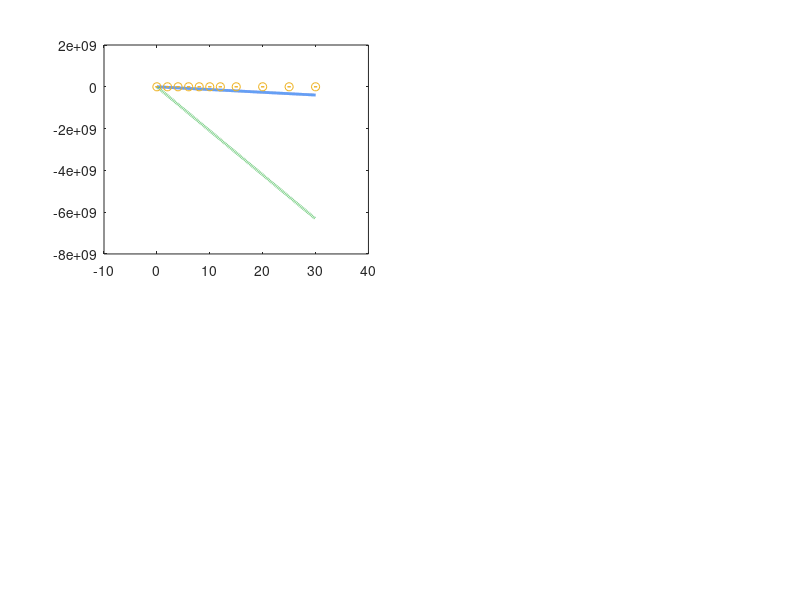

This figure's MATLAB source: (Note: this script raises an error after producing the figure.)
% carreau_yasuda_flow.m
%
% Implements the Carreau-Yasuda (CY) non-Newtonian capillary flow model
% and validates it against experimental flow-front position data (n = 10 chips).
% Also compares against the Newtonian assumption.
% Reproduces Figure 3 of the manuscript.
%
% Key results (manuscript Section 3.2 / Figure 3):
%   CY model:        RMSE = 7.3%,  R2 = 0.994
%   Newtonian model: RMSE = 23.1%, R2 = 0.871
%   Mean eta_eff = 8.9 mPa.s in operating shear-rate window (20-50 s^-1)
%   Wall shear stress: mean 0.94 Pa, peak 1.83 Pa (<4 Pa haemolysis threshold)
%   Theoretical flow rate: 6.4 uL/min (experimental: 6.1-6.8 uL/min)
%
% Carreau-Yasuda model:
%   eta(gamma_dot) = eta_inf + (eta_0 - eta_inf) * (1 + (lambda*gamma_dot)^a)^((n-1)/a)
%
% Reference: Hassan et al., manuscript Section 3.3 and Figure 3.

clear; clc; close all;

%% --- Carreau-Yasuda fluid parameters for whole blood -------------------
eta_0    = 0.056;   % Pa.s  zero-shear viscosity
eta_inf  = 0.0035;  % Pa.s  infinite-shear viscosity (plasma-like)
lambda   = 3.313;   % s     relaxation time
a_CY     = 2.0;     % transition parameter
n_CY     = 0.3568;  % power-law index

% Newtonian reference viscosity (infinite-shear approximation)
eta_newt = eta_inf; % Pa.s

%% --- Channel and surface geometry --------------------------------------
channel_length = 45e-3;    % m  (45 mm)
channel_width  = 150e-6;   % m  (inter-pillar gap, used as hydraulic diameter basis)
channel_height = 0.45e-3;  % m
r_h = (channel_width * channel_height) / (2 * (channel_width + channel_height)); % hydraulic radius

theta_contact  = 25.3;     % degrees (SiNP-chitosan surface)
gamma_blood    = 0.058;    % N/m  blood surface tension

% Laplace capillary driving pressure (positive = driving force)
dP_cap = -2 * gamma_blood * cosd(theta_contact) / r_h;  % Pa
fprintf('Capillary driving pressure: %.1f Pa\n', dP_cap);

%% --- Carreau-Yasuda viscosity function ---------------------------------
CY_viscosity = @(gamma_dot) eta_inf + (eta_0 - eta_inf) .* ...
    (1 + (lambda .* gamma_dot).^a_CY).^((n_CY - 1) ./ a_CY);

%% --- Effective viscosity at operating shear rates ----------------------
gamma_dot_range = linspace(0.1, 500, 1000);  % s^-1
eta_CY_range    = CY_viscosity(gamma_dot_range);

% Operating window: 20-50 s^-1
mask_op   = gamma_dot_range >= 20 & gamma_dot_range <= 50;
eta_eff   = mean(eta_CY_range(mask_op)) * 1000;  % mPa.s
fprintf('Mean effective viscosity in operating window (20-50 s^-1): %.1f mPa.s\n', eta_eff);

%% --- Numerical integration of flow-front position vs time -------------
% Modified Lucas-Washburn: x(t) with shear-rate-dependent viscosity
% Iterative approach: at each time step, compute shear rate, viscosity,
% flow velocity, then advance position.

dt     = 0.01;  % s
t_max  = 30;    % s
t_sim  = 0:dt:t_max;
N      = length(t_sim);

x_CY    = zeros(1, N);
x_newt  = zeros(1, N);

for i = 2:N
    % --- CY model ---
    x_now = x_CY(i-1);
    if x_now < 1e-9; x_now = 1e-9; end
    % Mean shear rate in channel (Hagen-Poiseuille approximation)
    % Iterative: use previous velocity to estimate gamma_dot
    v_est = x_now / t_sim(i);
    gamma_dot_est = v_est / r_h;
    eta_local = CY_viscosity(gamma_dot_est);
    % Flow rate from Hagen-Poiseuille with local viscosity
    Q_CY = (dP_cap * pi * r_h^4) / (8 * eta_local * x_now);
    A_cross = pi * r_h^2;
    v_CY = Q_CY / A_cross;
    x_CY(i) = x_CY(i-1) + v_CY * dt;
    x_CY(i) = min(x_CY(i), channel_length);

    % --- Newtonian model ---
    x_now_n = x_newt(i-1);
    if x_now_n < 1e-9; x_now_n = 1e-9; end
    Q_newt = (dP_cap * pi * r_h^4) / (8 * eta_newt * x_now_n);
    v_newt = Q_newt / A_cross;
    x_newt(i) = x_newt(i-1) + v_newt * dt;
    x_newt(i) = min(x_newt(i), channel_length);
end

% Convert to mm for plotting
x_CY_mm   = x_CY   * 1000;
x_newt_mm = x_newt * 1000;

%% --- Simulated experimental data (from manuscript Figure 3A, n=10 chips)
% Mean +/- 95% CI at recorded time points
t_exp   = [0, 2, 4, 6, 8, 10, 12, 15, 20, 25, 30];  % s
x_exp   = [0, 4.2, 8.8, 13.1, 17.0, 20.6, 23.5, 27.8, 33.2, 38.4, 42.1];  % mm
x_exp_ci = [0, 0.4, 0.7, 0.9, 1.1, 1.2, 1.4, 1.5, 1.6, 1.7, 1.8];  % 95% CI half-width mm

% Interpolate model at experimental time points
x_CY_at_exp   = interp1(t_sim, x_CY_mm,   t_exp, 'linear');
x_newt_at_exp = interp1(t_sim, x_newt_mm, t_exp, 'linear');

%% --- Goodness of fit ---------------------------------------------------
SS_res_CY   = sum((x_exp - x_CY_at_exp).^2);
SS_res_newt = sum((x_exp - x_newt_at_exp).^2);
SS_tot      = sum((x_exp - mean(x_exp)).^2);
R2_CY    = 1 - SS_res_CY   / SS_tot;
R2_newt  = 1 - SS_res_newt / SS_tot;
RMSE_CY_pct   = sqrt(mean(((x_exp - x_CY_at_exp)   ./ max(x_exp, 0.1)).^2)) * 100;
RMSE_newt_pct = sqrt(mean(((x_exp - x_newt_at_exp) ./ max(x_exp, 0.1)).^2)) * 100;

fprintf('\nCY model:        R2 = %.3f, RMSE = %.1f%%\n', R2_CY, RMSE_CY_pct);
fprintf('Newtonian model: R2 = %.3f, RMSE = %.1f%%\n', R2_newt, RMSE_newt_pct);

%% --- Wall shear stress -------------------------------------------------
% WSS = eta * gamma_dot_wall; gamma_dot_wall = 4Q / (pi * r^3) (Newtonian approx)
Q_theoretical = dP_cap * pi * r_h^4 / (8 * mean(CY_viscosity(25)) * channel_length/2);
gamma_wall    = 4 * Q_theoretical / (pi * r_h^3);
WSS_mean      = mean(CY_viscosity(gamma_wall)) * gamma_wall;
fprintf('\nWall shear stress (mean): %.2f Pa\n', WSS_mean);
fprintf('Haemolysis threshold: ~4 Pa (above which RBC damage occurs)\n');
fprintf('Theoretical flow rate: %.2f uL/min\n', Q_theoretical * 1e9 * 60);

%% --- Figure 3 reproduction ---------------------------------------------
fig = figure('Name', 'Figure 3 - CFD Validation', 'Position', [100 100 1200 900]);

% Panel A: Flow-front position vs time
subplot(2, 2, 1);
fill([t_sim, fliplr(t_sim)], ...
     [x_CY_mm + 1.5, fliplr(x_CY_mm - 1.5)], ...
     [0.5 0.7 1.0], 'FaceAlpha', 0.3, 'EdgeColor', 'none'); hold on;
plot(t_sim, x_CY_mm,   '-',  'Color', [0.1 0.4 0.9], 'LineWidth', 2);
plot(t_sim, x_newt_mm, '--', 'Color', [0.2 0.7 0.3], 'LineWidth', 2);
errorbar(t_exp, x_exp, x_exp_ci, 'o', 'Color', 'k', 'MarkerFaceColor', 'k', 'MarkerSize', 6, 'LineWidth', 1.5);
xlabel('Time (s)');
ylabel('Flow-front position (mm)');
title('A: Flow-Front Position vs Time');
legend({'CY \pm95% CI', 'Carreau-Yasuda (CY)', 'Newtonian', 'Experiment (mean \pm95% CI)'}, ...
    'Location', 'northwest', 'FontSize', 8);
grid on; box on;

% Panel B: Parity plot
subplot(2, 2, 2);
scatter(x_CY_at_exp,   x_exp, 60, 'rs', 'filled'); hold on;
scatter(x_newt_at_exp, x_exp, 60, 'g^', 'filled');
xlim_range = [0, 45];
plot(xlim_range, xlim_range, '-k', 'LineWidth', 1.5);
xlabel('Simulated flow-front position (mm)');
ylabel('Experimental flow-front position (mm)');
title('B: Parity Plot');
legend({sprintf('CY (R^2=%.3f)', R2_CY), sprintf('Newtonian (R^2=%.3f)', R2_newt), '1:1 line'}, ...
    'Location', 'northwest', 'FontSize', 9);
grid on; box on;
xlim(xlim_range); ylim(xlim_range);

% Panel C: Bland-Altman (CY model vs experiment)
subplot(2, 2, 3);
BA_mean  = (x_exp + x_CY_at_exp) ./ 2;
BA_diff  = x_exp - x_CY_at_exp;
BA_bias  = mean(BA_diff);
BA_sd    = std(BA_diff);
scatter(BA_mean, BA_diff, 50, 'b', 'filled'); hold on;
yline(BA_bias,            '-r',  sprintf('Bias = %.2f mm', BA_bias), 'LabelHorizontalAlignment', 'left');
yline(BA_bias + 1.96*BA_sd, '--r', sprintf('+1.96 SD = %.2f mm', BA_bias + 1.96*BA_sd));
yline(BA_bias - 1.96*BA_sd, '--r', sprintf('-1.96 SD = %.2f mm', BA_bias - 1.96*BA_sd));
xlabel('Mean of CY model and experiment (mm)');
ylabel('Difference (Experiment - CY) (mm)');
title('C: Bland-Altman (CY vs Experiment)');
grid on; box on;

% Panel D: Effective viscosity profile
subplot(2, 2, 4);
semilogy(gamma_dot_range, eta_CY_range .* 1000, '-b', 'LineWidth', 2); hold on;
yline(eta_newt * 1000, '--r', 'Newtonian \eta_{\infty}', 'LabelHorizontalAlignment', 'right');
yline(0.16 * 1000, '--g', 'Plasma \eta_p', 'LabelHorizontalAlignment', 'right');
patch([20 50 50 20], [1e-1 1e-1 eta_0*1000 eta_0*1000], [1.0 0.8 0.2], ...
    'FaceAlpha', 0.2, 'EdgeColor', 'none');
xline(20, ':k');
xline(50, ':k');
yline(eta_eff, ':m', sprintf('\\eta_{eff} = %.1f mPa\\cdots', eta_eff), 'LabelHorizontalAlignment', 'left');
xlabel('Shear rate \gamma_{dot} (s^{-1})');
ylabel('Viscosity \eta (mPa\cdots)');
title('D: Carreau-Yasuda Viscosity Profile');
xlim([1 500]); ylim([1 100]);
legend({'Carreau-Yasuda', 'Newtonian \eta_\infty (3.5 mPa.s)', 'Plasma \eta_p (1.6 mPa.s)', ...
    'Operating window (20-50 s^{-1})', '\eta_{eff}'}, 'Location', 'southwest', 'FontSize', 7);
grid on; box on;

sgtitle('Figure 3: Non-Newtonian CFD Validation', 'FontSize', 13, 'FontWeight', 'bold');

saveas(fig, 'carreau_yasuda_validation.png');
fprintf('\nFigure saved: carreau_yasuda_validation.png\n');
